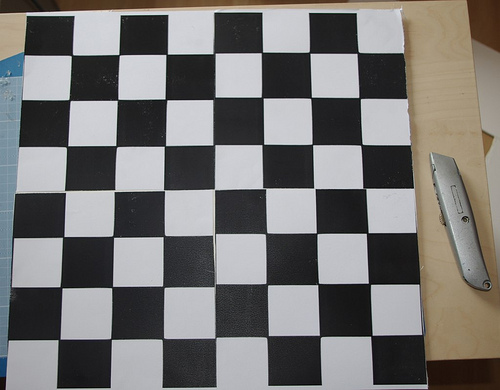
#> input picture RealBoardExample.jpg, 500 x 390 px
$ python piece_recognition.py RealBoardExample.jpg
#> lines starting #> are read from the running program, lines starting #| are printed output that depends on the picture
"""
author: EMNEM
date-created: 10/2/22
last-modified: 10/2/22

piece_recognition.py
This file contains helper methods for detecting checkers pieces
"""

import cv2
import numpy as np
import time

# The max distance in pixels squared
CLUSTER_MAX_RANGE = 10**2

# Contains info about group of pixels and how to add new ones
# point is tuple of (x, y, type), where 0 = blue, 1 = red, 2 = yellow
class Cluster:
    # [72 lines left out: functions __init__, add_point, check_range, finalize, not called in this run]

# Returns list of points of color in image
def get_points_in_img(img, scale=1):
    # Split and filter
    blue_img = img[:,:,0].astype(np.int16)
    green_img = img[:,:,1].astype(np.int16)
    red_img = img[:,:,2].astype(np.int16)
    blue_filter = blue_img - green_img - red_img
    print(blue_filter)
    red_filter = red_img - blue_img - green_img
    yellow_filter = 0.5*(red_img + green_img) - 2*blue_img
    # Find points
    kernel_size = 4//scale
    kernel_area = kernel_size ** 2
    filter_cutoff = 160 * kernel_area
    blue_points = []
    red_points = []
    for i in range(0, 1088, kernel_size):
        for j in range(0, 1920, kernel_size):
            # Check for blue
            if blue_filter[i:i+kernel_size,j:j+kernel_size].sum() > filter_cutoff:
                blue_points.append((i+kernel_size//2, j+kernel_size//2, 0))
            elif red_filter[i:i+kernel_size,j:j+kernel_size].sum() > filter_cutoff:
                red_points.append((i+kernel_size//2, j+kernel_size//2, 1))
            elif yellow_filter[i:i+kernel_size,j:j+kernel_size].sum() > filter_cutoff:
                blue_points.append((i+kernel_size//2, j+kernel_size//2, 2))
                red_points.append((i+kernel_size//2, j+kernel_size//2, 2))
    return blue_points, red_points

# turns list of points into list of clusters
def clusterize(p_list, is_blue):
    # create clusters as linked list
    clusters = []
    for point in p_list:
        # Go through all clusters and stop after finding one
        found = False
        for c in clusters:
            if c.check_range(point):
                c.add_point(point)
                found = True
                break
        if not found:
            # Create new cluster
            new_cluster = Cluster()
            new_cluster.add_point(point)
            clusters.append(new_cluster)
    # Finish cluster calculation
    final_clusters = []
    for c in clusters:
        c.finalize()
        if c.is_valid and c.is_blue == is_blue:
            # Probably a piece
            final_clusters.append(c)
    return final_clusters

# Test methods if run directly
if __name__ == "__main__":
    import sys
    start = time.perf_counter()
    # Check arguments
    if len(sys.argv) != 2:
        print("piece_recognition.py expects exactly one argument: the file name or 'pic'")
        exit()
    filename = sys.argv[1]
    img = None
    if filename == "pic":
        img = None
    else:
        img = cv2.imread(filename)
#> img is the input picture: shape (390, 500, 3); mean B, G, R 115.5, 117, 118.8
    img = img.astype(np.uint16)
    # img = cv2.resize(img, (0,0), fx=0.5, fy=0.5)
    # Check to make sure image is valid
    if img is None:
        print(f"File could not be read: {filename}")
        exit()
    # Start analyzing image
    blue_points, red_points = get_points_in_img(img, scale=1)
#> in get_points_in_img, `blue_img = img[:,:,0].astype(np.int16)`:
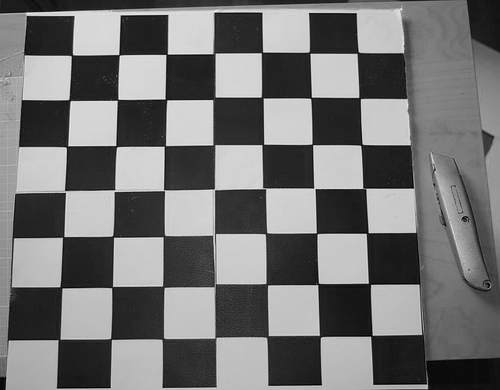
#> blue_img: shape (390, 500) int16; min 0, max 253, mean 115.5
#> in get_points_in_img, `green_img = img[:,:,1].astype(np.int16)`:
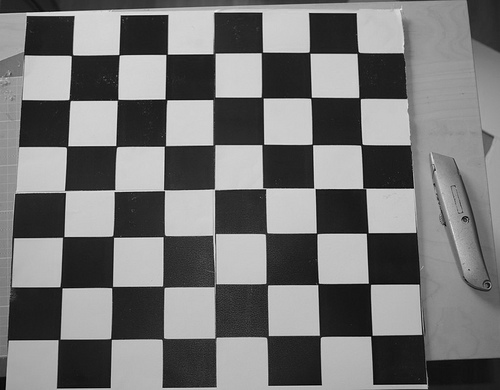
#> green_img: shape (390, 500) int16; min 0, max 249, mean 117
#> in get_points_in_img, `red_img = img[:,:,2].astype(np.int16)`:
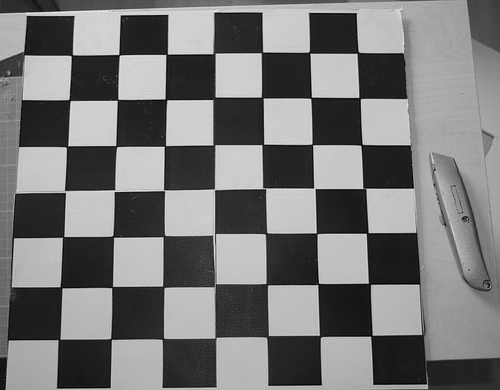
#> red_img: shape (390, 500) int16; min 0, max 244, mean 118.8
#> in get_points_in_img, `blue_filter = blue_img - green_img - red_img`:
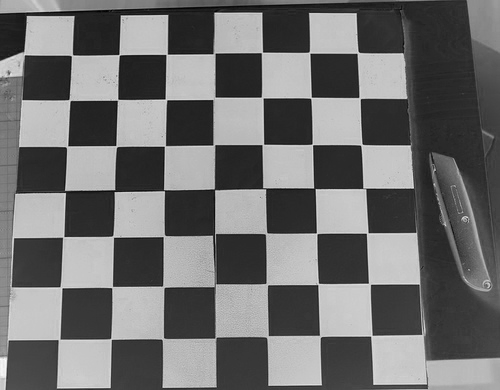
#> blue_filter: shape (390, 500) int16; min -240, max 33, mean -120.3; drawn with min black and max white
#> (printed output is left out)
#> in get_points_in_img, `red_filter = red_img - blue_img - green_img`:
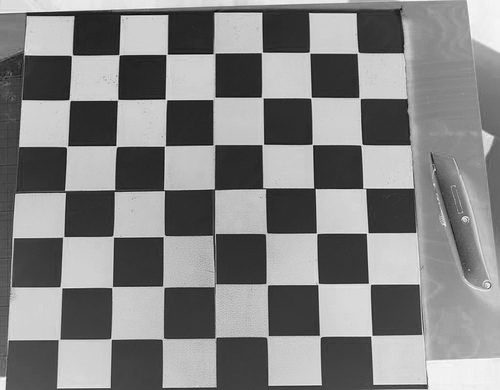
#> red_filter: shape (390, 500) int16; min -258, max 19, mean -113.7; drawn with min black and max white
#> blue_points = []; red_points = []
    points_end = time.perf_counter()
    print(f"# of blue: {len(blue_points)}, # of red: {len(red_points)}")
#| # of blue: 0, # of red: 0
    blue_clusters = clusterize(blue_points, True)
#> blue_clusters = []
    red_clusters = clusterize(red_points, False)
#> red_clusters = []
    print(f"There are {len(blue_clusters)} blue clusters and {len(red_clusters)} red clusters")
#| There are 0 blue clusters and 0 red clusters
    end = time.perf_counter()
    """
    print("blue:")
    for c in blue_clusters:
        print(c.x, c.y)
    print("red:")
    for c in red_clusters:
        print(c.x, c.y)
    """
    print(f"Took {points_end - start:.3f} seconds for points")
    print(f"Took {end - points_end:.3f} seconds to clusterize")
    print(f"Took {end - start:.3f} seconds total")
